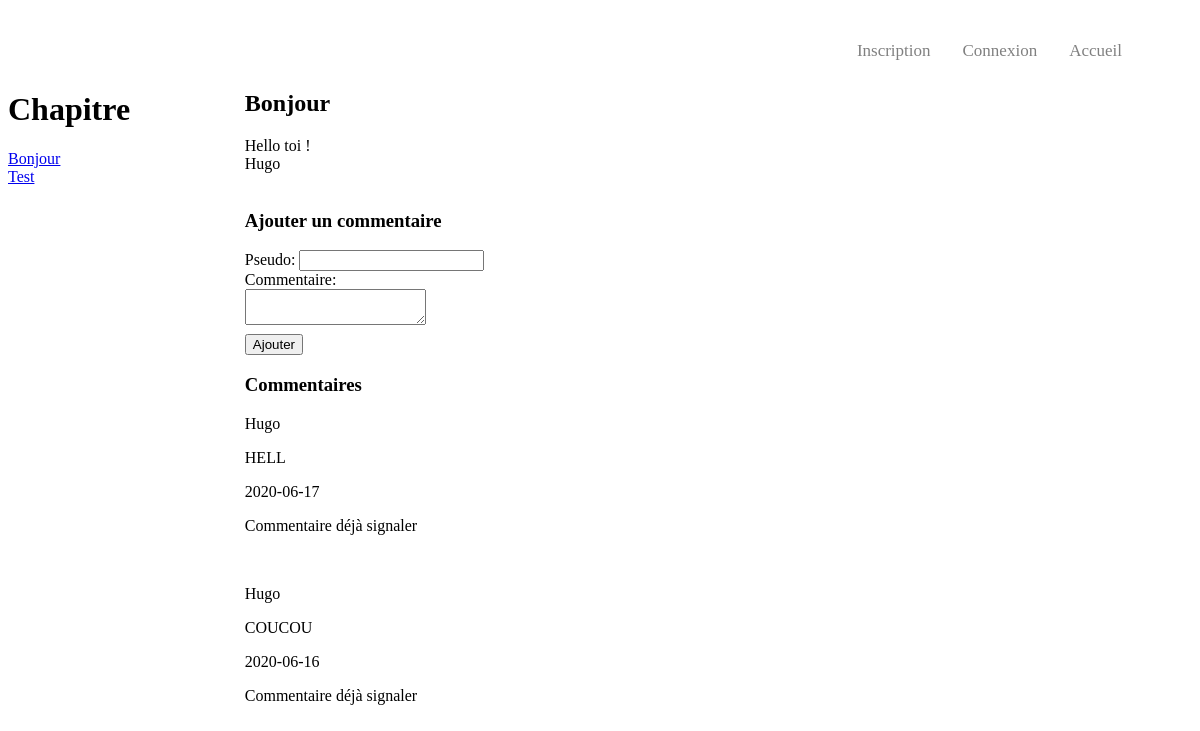
The app's page /index.php?route=chapitre&chapID=12, older data.
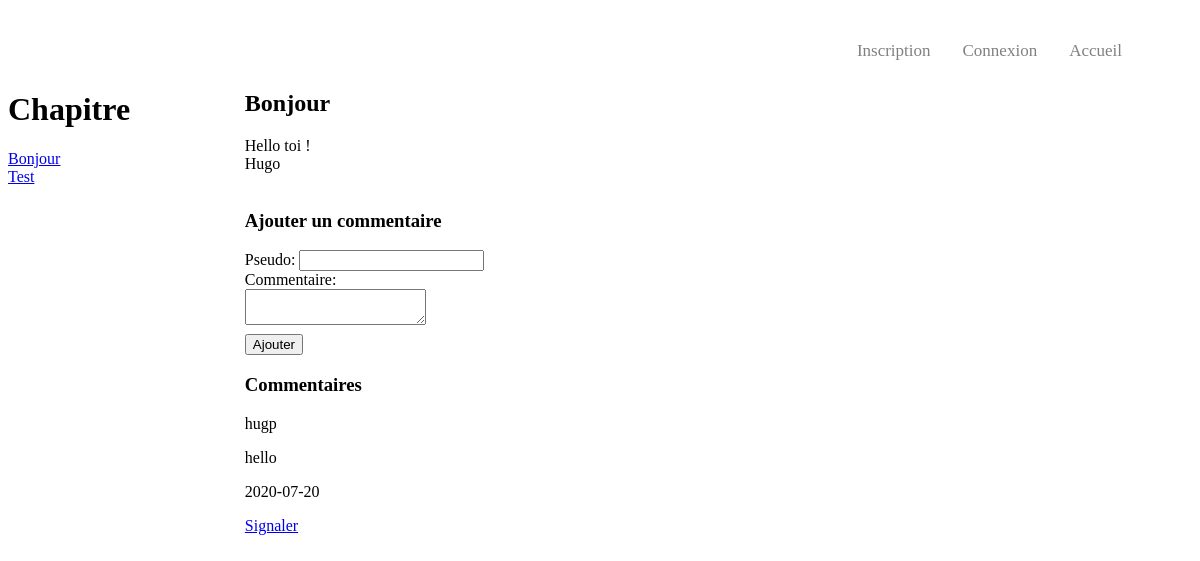
The same page, newer data.
### tables this page shows
CREATE TABLE IF NOT EXISTS `chapitre` (
  `id_chapitre` int(11) NOT NULL AUTO_INCREMENT,
  `titre_chapitre` text NOT NULL,
  `text_chapitre` text NOT NULL,
  `auteur` varchar(30) NOT NULL,
  UNIQUE KEY `ID_Chapitre` (`id_chapitre`)
);

CREATE TABLE IF NOT EXISTS `commentaire` (
  `id_commentaire` int(11) NOT NULL AUTO_INCREMENT,
  `pseudo` varchar(75) NOT NULL,
  `text_commentaire` varchar(180) NOT NULL,
  `date_creation` date NOT NULL,
  `signaler` tinyint(1) NOT NULL,
  `commentaire_id_chapitre` int(11) NOT NULL,
  PRIMARY KEY (`id_commentaire`),
  KEY `Commentaire_ID_Chapitre` (`commentaire_id_chapitre`),
  KEY `Commentaire_ID_Chapitre_2` (`commentaire_id_chapitre`),
  KEY `fk_Commentaire_ID_Chapitre` (`commentaire_id_chapitre`)
);

### src/controller/frontController.php (called while the page is built, shortened)
<?php
class frontController extends Controller{
  public function chapSeul($idChapitre){
    $reqChap = $this->chapitreDAO->getChapitres();
    $req=$this->chapitreDAO->getChapitre($idChapitre);
    $comments = $this->commentDAO->getCommentsFromArticle($idChapitre);
    return $this->view->rendu('chapitreSeul',[
      'req'=>$req,
      'reqChap'=>$reqChap,
      'comments'=>$comments
    ]);
  }
}
?>

### public/index.php (called while the page is built, shortened)
<?php
$router = new App\config\router();
$router->run();
?>

### config/request.php (called while the page is built, shortened)
<?php
class request{
  private $get;
  private $session;
  public function __construct(){
    $this->get = new parametre($_GET);
    $this->session = new session($_SESSION);
  }
  public function getGet(){
    return $this->get;
  }
  public function getSession(){
    return $this->session;
  }
}
?>

### src/controller/controller.php (called while the page is built, shortened)
<?php
abstract class Controller
{
    public function __construct()
    {
        $this->chapitreDAO = new chapitreDAO();
        $this->commentDAO = new commentDAO();
    }
}
?>

### src/DAO/chapitreDAO.php (called while the page is built, shortened)
<?php
class chapitreDAO extends DAO{
	private function buildObjectChapitre($row){
		$chapitre = new chapitre();
		$chapitre->setId($row['id_chapitre']);
		$chapitre->setTitle($row['titre_chapitre']);
		$chapitre->setText($row['text_chapitre']);
		$chapitre->setAuthor($row['auteur']);
		return $chapitre;
	}
	public function getChapitres(){
		$sql='SELECT id_chapitre, titre_chapitre, text_chapitre, auteur FROM chapitre';
		$result = $this->createQuery($sql);
		$chap=[];
		foreach ($result as $row) {
			$idChap=$row['id_chapitre'];
			$chap[$idChap]=$this->buildObjectChapitre($row);
		}
		return $chap;
	}
	public function getChapitre($chapID){
		$sql='SELECT id_chapitre, titre_chapitre, text_chapitre, auteur FROM chapitre WHERE id_chapitre = ?';
		$result= $this->createQuery($sql,[$chapID]);
		$chap = $result->fetch();
		return $this->buildObjectChapitre($chap);
	}
}
?>

### src/DAO/DAO.php (called while the page is built, shortened)
<?php
abstract class DAO{
	private $connection;
	private function checkConnection(){
		if($this->connection===null){
			return $this->getConnection();
		}
		return $this->connection;
	}
	private function getConnection(){
		try
		{
	    	$this->connection = new PDO(DB_host, DB_user, DB_password);
				$this->connection->setAttribute(PDO::ATTR_ERRMODE, PDO::ERRMODE_EXCEPTION);
	    	return $this->connection;
		}
		catch(Exception $e)
		{
		    die('Erreur : '.$e->getMessage());
		}
	}
	protected function createQuery($sql, $parametre = null){
		if($parametre){
			$req = $this->checkConnection()->prepare($sql);
			$req->execute($parametre);
			return $req;
		}
		$req = $this->checkConnection()->query($sql);
    return $req;
	}
}
?>

### src/model/chapitre.php (called while the page is built, shortened)
<?php
  class chapitre{
    private $id;
    private $title;
    private $text;
    private $author;
    public function getId(){
      return $this->id;
    }
    public function setId($id)
    {
        $this->id = $id;
    }
    public function getTitle(){
      return $this->title;
    }
    public function setTitle($title)
    {
        $this->title = $title;
    }
    public function getText(){
      return $this->text;
    }
    public function setText($text)
    {
        $this->text = $text;
    }
    public function getauthor(){
      return $this->author;
    }
    public function setAuthor($author)
    {
        $this->author = $author;
    }
  }
?>

### src/DAO/commentDAO.php (called while the page is built, shortened)
<?php
class commentDAO extends DAO{
  private function buildObjectComment($row){
    $comment = new commentaire();
    $comment->setId($row['id_commentaire']);
    $comment->setpseudo($row['pseudo']);
    $comment->setComment($row['text_commentaire']);
    $comment->setDate($row['date_creation']);
    $comment->setSignal($row['signaler']);
    return $comment;
  }
  public function getCommentsFromArticle($chapitreId)
  {
      $sql = 'SELECT id_commentaire, pseudo, text_commentaire, date_creation, signaler, commentaire_id_chapitre FROM commentaire WHERE commentaire_id_chapitre = ? ORDER BY date_creation DESC';
      $result = $this->createQuery($sql,[$chapitreId]);
      $comments=[];
      foreach($result as $row){
        $idComment = $row['id_commentaire'];
        $comments[$idComment] = $this->buildObjectComment($row);
      }
      return $comments;
  }
}
?>

### src/model/commentaire.php (called while the page is built, shortened)
<?php
class commentaire{
  private $id;
  private $pseudo;
  private $comment;
  private $date;
  private $signal;
  public function getId(){
    return $this->id;
  }
  public function setId($id){
    $this->id = $id;
  }
  public function getPseudo(){
    return $this->pseudo;
  }
  public function setPseudo($pseudo){
    $this->pseudo = $pseudo;
  }
  public function getComment(){
    return $this->comment;
  }
  public function setComment($comment){
    $this->comment = $comment;
  }
  public function getDate(){
    return $this->date;
  }
  public function setDate($date){
    $this->date = $date;
  }
  public function isSignal(){
    return $this->signal;
  }
  public function setSignal($signal){
    $this->signal=$signal;
  }
}
?>

### config/parametre.php (called while the page is built, shortened)
<?php
class parametre{
  private $parametre;
  public function __construct($parametre){
    $this->parametre=$parametre;
  }
  public function get($name){
    if(isset($this->parametre[$name])){
      return $this->parametre[$name];
    }
  }
}
?>

### templates/chapitreSeul.php (the view, shortened to what this page needs)
<?php $this->title="Chapitre" ?>
<?php
require('menu.php');
?>
<div id="MP-chap">
  <div id="list-chap">
      <h1>Chapitre</h1>
      <?php
          foreach($reqChap as $donnees){
              ?>
              <a href="../index.php?route=chapitre&chapID=<?=htmlspecialchars($donnees->getId());?>"><?php echo $donnees->getTitle();?></a></br><?php
          };
      ?>
  </div></br>
  <div id="element-central">
    <div id="Chapitre">
        <h2><?=htmlspecialchars($req->getTitle());?></h2>
        <?=$req->getText();?>
        <?=htmlspecialchars($req->getAuthor());?>
    </div>
    <div id="ajoutCommentaire">
      <h3>Ajouter un commentaire</h3>
      <?php include('base_form_commentaire.php');?>
      <h3>Commentaires</h3>
      <?php
              foreach($comments as $comment)
              {?>
                <p><?= htmlspecialchars($comment->getPseudo());?></p>
                <p><?= $comment->getComment();?></p>
                <p><?= htmlspecialchars($comment->getDate());?></p>
                <?php
                if($comment->isSignal()){
                  ?>
                  <p>Commentaire déjà signaler</p>
                  <?php
                }else{
                  ?>
                  <p><a href="../index.php?route=signalerCommentaire&commentaireID=<?= $comment->getId(); ?>">Signaler</a></p>
                  <?php
                }
                ?>
                <?php
              }
          ?>
    </div>
  </div>
</div>

### templates/menu.php (shortened to what this page needs)
<div id="menu">
    <nav>
        <ul class="barrenavigation">
            <?php if($this->session->get('pseudo')){
              ?>
              <li><a href="./index.php?route=deconnexion">Déconnexion</a></li>
              <?php
              if($this->session->get('role')==='admin'){
                ?>
                <li><a href="./index.php?route=administration">Administration</a></li>
                <?php
              }
            }
            else{
              ?>
              <li><a href="./index.php?route=inscription">Inscription</a></li>
              <li><a href="./index.php?route=connexion">Connexion</a></li>
              <?php
            }
            ?>
            <li><a href="./index.php?">Accueil</a></li>
        </ul>
    </nav>
</div>

### templates/base_form_commentaire.php (shortened to what this page needs)
<?php
$route=isset($post) && $post->get('ID_Commentaire') ? 'modifCommentaire':'ajoutCommentaire';
$submit=$route==='ajoutCommentaire'?'Ajouter':'Mettre à jour';
?>
<form method="post" action="../index.php?route=<?=$route;?>&chapID=<?=htmlspecialchars($req->getId());?>">
  <label for="pseudo">Pseudo:</label>
  <input type="text" id="pseudo" name="pseudo" value="<?= isset($post) ?htmlspecialchars($post->get('pseudo')):"" ?>"></br>
  <label for="commentaire">Commentaire:</label></br>
  <textarea id="commentaire" name="commentaire" value="<?= isset($post) ?htmlspecialchars($post->get('commentaire')):"" ?>"></textarea></br>
  <input type="submit" value="<?=$submit;?>" id="submit" name="submit">
</form>

### templates/base.php (shortened to what this page needs)
<!DOCTYPE html>
<html lang=fr>
  <head>
    <link rel="stylesheet" href="../css/styles.css" />
  </head>
  <body>
    <div id="content">
      <?=$content?>
    </div>
  </body>
</html>

### config/router.php (shortened to what this page needs)
<?php
class router{
  private $frontController;
  private $backController;
  private $errorController;
  private $request;
  public function __construct(){
    $this->request= new request();
    $this->frontController = new frontController();
    $this->backController = new backController();
    $this->errorController = new errorController();
  }
  public function run(){
    $route = $this->request->getGet()->get('route');
    try{
      if(isset($route)){
        if($route==='chapitre'){
          $this->frontController->chapSeul($this->request->getGet()->get('chapID'));
        }
        elseif ($route==='administration') {
          $this->backController->administration();
        }
        elseif ($route==='ajoutChapitre') {
          $this->backController->ajoutChapitre($this->request->getPost());
        }
        elseif ($route==='modifChapitre') {
          $this->backController->modifChapitre($this->request->getPost(),$this->request->getGet()->get('chapID'));
        }
        elseif ($route==='supprimerChapitre') {
          $this->backController->supprimerChapitre($this->request->getGet()->get('chapID'));
        }
        elseif ($route==='ajoutCommentaire') {
          $this->frontController->ajoutCommentaire($this->request->getPost(),$this->request->getGet()->get('chapID'));
        }
        elseif ($route==='signalerCommentaire') {
          $this->frontController->signalerCommentaire($this->request->getGet()->get('commentaireID'));
        }
        elseif ($route==='inscription') {
          $this->frontController->inscription($this->request->getPost());
        }
        elseif ($route==='connexion') {
          $this->frontController->connexion($this->request->getPost());
        }
        elseif ($route==='deconnexion') {
          $this->backController->deconnexion();
        }
        elseif ($route==='commentairesSignales') {
          $this->frontController->commentairesSignales();
        }
        elseif ($route==='supprimerCommentaire') {
          $this->backController->supprimerCommentaire($this->request->getGet()->get('comID'));
        }
        elseif ($route==='nonSignalCommentaire') {
          $this->backController->nonSignalCommentaire($this->request->getGet()->get('comID'));
        }
        else{
          $this->errorController->errorNotFound();
        }
      }
      else{
        $this->frontController->home();
      }
    }
    catch(Exception $e){
      var_dump("".$e->getMessage());
      var_dump($this->request->getPost());
      $this->errorController->errorServer();
    }
  }
}
?>

### src/model/view.php (shortened to what this page needs)
<?php
class view{
  private $title;
  private $session;
  public function __construct(){
    $this->request=new request();
    $this->session=$this->request->getSession();
  }
  public function rendu($template, $data=[]){
    $this->file='../templates/'.$template.'.php';
    $content = $this->renduFichier($this->file, $data);
    $view = $this->renduFichier('../templates/base.php',[
      'title'=>$this->title,
      'content'=>$content,
      'session'=>$this->session
    ]);
    echo $view;
  }
  private function renduFichier($file, $data){
    if(file_exists($file)){
      extract($data);
      require $file;
      return ob_get_clean();
    }
  }
}
?>

### public/css/styles.css (style rules this page uses)
#menu { overflow: hidden; background-color: white; position: fixed; top: 0; width: 100%; height: 70px; z-index: 30; display: flex; justify-content: space-between; }
.barrenavigation { list-style-type: none; display: flex; justify-content: flex-end; height: 70px; }
.barrenavigation a { float: left; display: block; color: grey; text-align: center; padding: 25px 16px 0px 16px; text-decoration: none; font-size: 17px; height: 32px; }
nav { margin-right: 70px; }
#MP-chap { margin-top: 70px; display: flex; }
#list-chap { position: fixed; }
#element-central { margin-left: 20%; }
#submit { margin: 5px 0px 0px 0px; }

Row changes from the older to the newer data that the page shows:
removed commentaire: pseudo "Hugo", text_commentaire "HELL", date_creation "2020-06-17", signaler "Commentaire déjà signaler"
removed commentaire: pseudo "Hugo", text_commentaire "COUCOU", date_creation "2020-06-16", signaler "Commentaire déjà signaler"
added commentaire: pseudo "hugp", text_commentaire "hello", date_creation "2020-07-20"
